Frame 1 (no input): blank canvas, image omitted
Frame 60 (the mouse pressed at the canvas centre just before this capture): blank canvas, image omitted
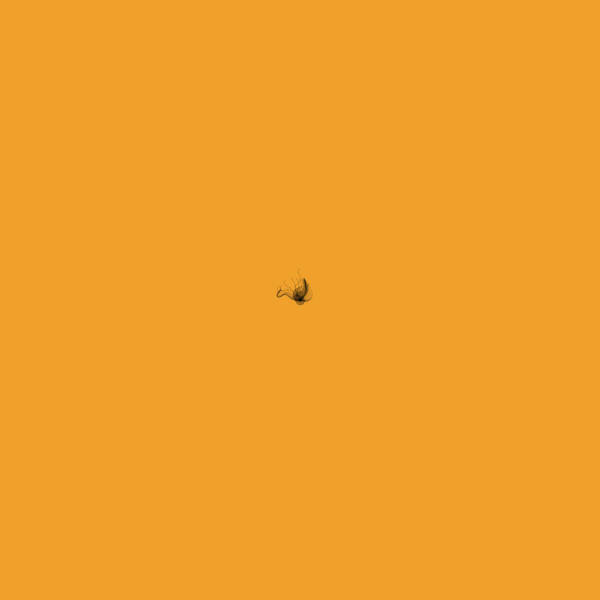
Frame 120 (the mouse held since frame 60 and released just before this capture)

The Processing sketch whose frames 1 and 60 were blank and that drew this single picture after the mouse press (run headless with seeded random() and noise(); from frame 60 on, the mouse is pressed at the canvas centre):

// Processing sketch: processing_60312
// ── processing_60312.pde

int elapsedFrames = 0;
ArrayList points = new ArrayList();
boolean drawing = false;

void setup(){
  smooth();
  size(600,600);

  background(240,161,44);
}

void draw(){
  if(drawing == true){
    PVector pos = new PVector();
    pos.x = mouseX;
    pos.y = mouseY;

    PVector vel = new PVector();
    vel.x = (0);
    vel.y = (0);
  
    Point punt = new Point(pos, vel, 1000);
    points.add(punt);
  } 
  
  
  for(int i = 0; i < points.size(); i++){
   Point localPoint = (Point) points.get(i);
   if(localPoint.isDead == true){
    points.remove(i); 
   }
   localPoint.update();
   localPoint.draw();
  }
  
  elapsedFrames++;
}


void keyPressed(){
  if(key == ' '){
    for(int i = 0; i < points.size(); i++){
       Point localPoint = (Point) points.get(i);
       localPoint.isDead = true;
    }
    noStroke();
    fill(255);
    rect(0, 0, width, height);
  }
}

void mousePressed(){
  drawing = true;
}

void mouseReleased(){
  drawing = false;
}



class Point{
  
  PVector pos, vel, noiseVec;
  float noiseFloat, lifeTime, age;
  boolean isDead;
  
  public Point(PVector _pos, PVector _vel, float _lifeTime){
    pos = _pos;
    vel = _vel;
    lifeTime = _lifeTime;
    age = 0;
    isDead = false;
    noiseVec = new PVector();
  }
  
  void update(){
    noiseFloat = noise(pos.x * 0.01, pos.y * 0.01, elapsedFrames * 0.01);
    noiseVec.x = cos(((noiseFloat -0.6) * TWO_PI) * 10);
    noiseVec.y = sin(((noiseFloat - 0.6) * TWO_PI) * 10);
    
    vel.add(noiseVec);
    vel.div(2);
    pos.add(vel);
    
    if(1.0-(age/lifeTime) == 0){
     isDead = true; 
    }
    
    if(pos.x < 10 || pos.x > width || pos.y < 10 || pos.y > height){
     isDead = true;
    }
    
    age++;    
  }
  
  void draw(){    
    fill(0,50);
    noStroke();
    ellipse(pos.x, pos.y, 1-(age/lifeTime), 1-(age/lifeTime));
  }
};
